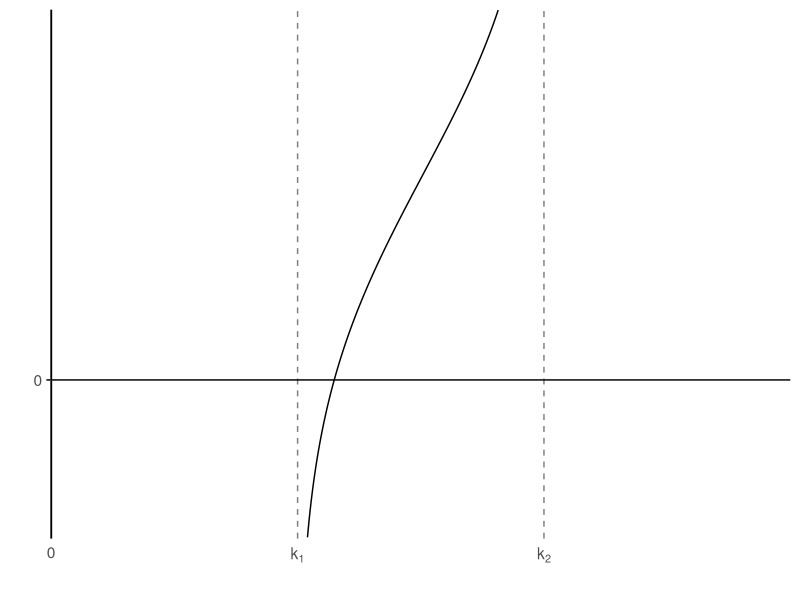

R code for this plot: (Note: this script raises an error after producing the figure.)
## ---- chunk 1

# Load packages
packages <- c("dplyr", "ggplot2", "ggrepel", "RColorBrewer", "reshape2", "extrafont")
lapply(packages, require, character.only = TRUE)
rm(packages)

# Define paths
loc_appA = file.path(getwd(), "result", "appendix_A")

# Graphic parameter
scale_graph = 1920/1080
red = brewer.pal(8, "Set1")[1]

## ---- chunk 2

g = function(k, sigma, ks){
  
  k1 = ks[1]
  k2 = ks[2]
  
  G = log((k/k1-1)/((k/k2)^((sigma-1)/sigma)-1))
  return(G)
}

## ---- chunk 3

# Create a dataframe with only x values
df = data.frame("inter" = seq(0, 10, length.out = 10000))

# 4 cases
sigmas = c(0.8, 1.2)
ks = list(c(1, 2), c(2,1))

# Generate g function for each cases
df = df %>% 
  mutate(g1 = g(inter, sigmas[1], ks[[1]]),
         g2 = g(inter, sigmas[1], ks[[2]]),
         g3 = g(inter, sigmas[2], ks[[1]]),
         g4 = g(inter, sigmas[2], ks[[2]])) %>% 
  melt(id.vars = "inter")

## ---- chunk 4

## Core
g_function_graph_a = df %>%
  subset(variable == "g1") %>% 
  
  ggplot(aes(x = inter, y = value)) +
  geom_hline(yintercept = 0) +
  scale_x_continuous(name = "", breaks = c(0, 1, 2), labels = c(0, expression(k[1]), expression(k[2])),
                     limits = c(0,3), expand = c(0,0)) + 
  scale_y_continuous(name = "", breaks = 0, labels = 0,
                      limits = c(-1.5,3.5), expand = c(0,0)) +
  theme_classic(base_size = 14) +
  theme(axis.line.x = element_blank(), axis.ticks.x = element_blank())

## Paper version
g_function_graph_a +
  geom_line(color = "black") +
  geom_vline(xintercept = 1, color = "black", linetype = "dashed", alpha = 0.5) +
  geom_vline(xintercept = 2, color = "black", linetype = "dashed", alpha = 0.5) +
  ggsave(file.path(loc_appA, "function_g", "graph_a.png"), width = 7, height = 7*2/3)

## Color version
g_function_graph_a +
  geom_line(color = red) +
  geom_vline(xintercept = 1, color = red, linetype = "dashed", alpha = 0.5) +
  geom_vline(xintercept = 2, color = red, linetype = "dashed", alpha = 0.5) +
  ggsave(file.path(loc_appA, "function_g", "graph_a_color.png"), width = 7, height = 7*2/3)

## ---- chunk 5

## Core
g_function_graph_b = df %>%
  subset(variable == "g2") %>% 
  
  ggplot(aes(x = inter, y = value)) +
  geom_hline(yintercept = 0) +
  scale_x_continuous(name = "", breaks = c(0, 1, 2), labels = c(0, expression(k[2]), expression(k[1])),
                     limits = c(0,3), expand = c(0,0)) + 
  scale_y_continuous(name = "", breaks = 0, labels = 0,
                      limits = c(-1.5,3.5), expand = c(0,0)) +
  theme_classic(base_size = 14) +
  theme(axis.line.x = element_blank(), axis.ticks.x = element_blank())

## Paper version
g_function_graph_b +
  geom_line(color = "black") +
  geom_vline(xintercept = 1, color = "black", linetype = "dashed", alpha = 0.5) +
  geom_vline(xintercept = 2, color = "black", linetype = "dashed", alpha = 0.5) +
  ggsave(file.path(loc_appA, "function_g", "graph_b.png"), width = 7, height = 7*2/3)

## Color version
g_function_graph_b +
  geom_line(color = red) +
  geom_vline(xintercept = 1, color = red, linetype = "dashed", alpha = 0.5) +
  geom_vline(xintercept = 2, color = red, linetype = "dashed", alpha = 0.5) +
  ggsave(file.path(loc_appA, "function_g", "graph_b_color.png"), width = 7, height = 7*2/3)

## ---- chunk 6

## Core
g_function_graph_c = df %>%
  subset(variable == "g3") %>% 
  
  ggplot(aes(x = inter, y = value)) +
  geom_hline(yintercept = 0) +
  scale_x_continuous(name = "", breaks = c(0, 1, 2), labels = c(0, expression(k[1]), expression(k[2])),
                     limits = c(0,7), expand = c(0,0)) + 
  scale_y_continuous(name = "", breaks = 0, labels = 0,
                      limits = c(-2,5), expand = c(0,0)) +
  coord_cartesian() + 
  theme_classic(base_size = 14) +
  theme(axis.line.x = element_blank(), axis.ticks.x = element_blank())

## Paper version
g_function_graph_c +
  geom_line(color = "black") +
  geom_vline(xintercept = 1, color = "black", linetype = "dashed", alpha = 0.5) +
  geom_vline(xintercept = 2, color = "black", linetype = "dashed", alpha = 0.5) +
  ggsave(file.path(loc_appA, "function_g", "graph_c.png"), width = 7, height = 7*2/3)
  
## Color version
g_function_graph_c +
  geom_line(color = red) +
  geom_vline(xintercept = 1, color = red, linetype = "dashed", alpha = 0.5) +
  geom_vline(xintercept = 2, color = red, linetype = "dashed", alpha = 0.5) +
  ggsave(file.path(loc_appA, "function_g", "graph_c_color.png"), width = 7, height = 7*2/3)

## ---- chunk 7

## Core
g_function_graph_d = df %>%
  subset(variable == "g4") %>% 
  
  ggplot(aes(x = inter, y = value)) +
  geom_hline(yintercept = 0) +
  scale_x_continuous(name = "", breaks = c(0, 1, 2), labels = c(0, expression(k[2]), expression(k[1])),
                     limits = c(0,7), expand = c(0,0)) + 
  scale_y_continuous(name = "", breaks = 0, labels = 0,
                      limits = c(-2,5), expand = c(0,0)) +
  coord_cartesian() + 
  theme_classic(base_size = 14) +
  theme(axis.line.x = element_blank(), axis.ticks.x = element_blank())

## Paper version
g_function_graph_d +
  geom_line(color = "black") +
  geom_vline(xintercept = 1, color = "black", linetype = "dashed", alpha = 0.5) +
  geom_vline(xintercept = 2, color = "black", linetype = "dashed", alpha = 0.5) +
  ggsave(file.path(loc_appA, "function_g", "graph_d.png"), width = 7, height = 7*2/3)

## Color version
g_function_graph_d +
  geom_line(color = red) +
  geom_vline(xintercept = 1, color = red, linetype = "dashed", alpha = 0.5) +
  geom_vline(xintercept = 2, color = red, linetype = "dashed", alpha = 0.5) +
  ggsave(file.path(loc_appA, "function_g", "graph_d_color.png"), width = 7, height = 7*2/3)

## ---- chunk 8

h = function(k, sigma, phi, gamma){
  H = (sigma + (1-phi)/phi * (1-gamma*(1-sigma))/gamma * k^((1-sigma)/sigma))^(-1)
  return(H)
}

## ---- chunk 9
# Interval vector
inter = seq(0.001, 100, by = 0.001)

# 3 cases
sigmas = c(0.25, 0.8, 1.2)
phi = 0.3 # Average value of phi for France and the United-States
gamma = 0.5 # Value from calibration

# Empty data frame
df = data.frame(matrix(ncol = 3, nrow = 0)) %>% 
  setNames(c("inter", "sigma", "value"))

# Loop
for(i in c(1:3)){
    
    df = cbind(inter, "sigma" = sigmas[i], "value" = h(inter, sigmas[i], phi, gamma)) %>% 
      as.data.frame() %>% 
      rbind(df)
    
}
## ---- chunk 10

# Value of sigma in this case
sigma_1 = 0.25

## Core
h_function_graph_1 = df %>% 
  subset(sigma == 0.25) %>% 
  
  ggplot(aes(x = inter, y = value)) +
  scale_x_continuous(name = "", breaks = 0, labels = 0, limits = c(0, 1.5), expand = c(0,0)) +
  scale_y_continuous(name = "", breaks = c(0, 1/sigma_1), labels = c(0, expression(frac(1,sigma))),
                     limits = c(0, 1/sigma_1*1.05), expand = c(0,0)) +
  theme_classic(base_size = 14)

## Paper version
h_function_graph_1 +
  geom_line(color = "black") +
  geom_hline(yintercept = 1/sigma_1, linetype = "dashed", color = "black", alpha = 0.5) +
  ggsave(file.path(loc_appA, "function_h", "graph_1.png"), width = 5, height = 5)

## Color version
h_function_graph_1 +
  geom_line(color = red) +
  geom_hline(yintercept = 1/sigma_1, linetype = "dashed", color = red, alpha = 0.5) +
  ggsave(file.path(loc_appA, "function_h", "graph_1_color.png"), width = 5, height = 5)
  

## ---- chunk 11

# Value of sigma in this case
sigma_2 = 0.8

## Core
h_function_graph_2 = df %>% 
  subset(sigma == sigma_2) %>% 
  
  ggplot(aes(x = inter, y = value)) +
  scale_x_continuous(name = "", breaks = 0, labels = 0, limits = c(0, 1.5), expand = c(0,0)) +
  scale_y_continuous(name = "", breaks = c(0, 1/sigma_2), labels = c(0, expression(frac(1,sigma))),
                     limits = c(0, 1/sigma_2*1.05), expand = c(0,0)) +
  theme_classic(base_size = 14)

## Paper version
h_function_graph_2 +
  geom_line(color = "black") +
  geom_hline(yintercept = 1/sigma_2, linetype = "dashed", color = "black", alpha = 0.5) +
  ggsave(file.path(loc_appA, "function_h", "graph_2.png"), width = 5, height = 5)
  
## Color version
h_function_graph_2 +
  geom_line(color = red) +
  geom_hline(yintercept = 1/sigma_2, linetype = "dashed", color = red, alpha = 0.5) +
  ggsave(file.path(loc_appA, "function_h", "graph_2_color.png"), width = 5, height = 5)

## ---- chunk 12

# Value of sigma in this case
sigma_3 = 1.2

## Core
h_function_graph_3 = df %>% 
  subset(sigma == sigma_3) %>% 
  
  ggplot(aes(x = inter, y = value)) +
  scale_x_continuous(name = "", breaks = 0, labels = 0, limits = c(0, 1.5), expand = c(0,0)) +
  scale_y_continuous(name = "",
                     breaks = c(0, 1/sigma_3), labels = c(0, expression(frac(1,sigma))),
                     limits = c(0, 1/sigma_3*1.05), expand = c(0,0)) +
  theme_classic(base_size = 14)

## Paper version
h_function_graph_3 +
  geom_line(color = "black") +
  geom_hline(yintercept = 1/sigma_3, linetype = "dashed", color = "black", alpha = 0.5) +
  ggsave(file.path(loc_appA, "function_h", "graph_3.png"), width = 5, height = 5)

## Color version
h_function_graph_3 +
  geom_line(color = red) +
  geom_hline(yintercept = 1/sigma_3, linetype = "dashed", color = red, alpha = 0.5) +
  ggsave(file.path(loc_appA, "function_h", "graph_3_color.png"), width = 5, height = 5)

## ---- chunk 13
# Ranges
sigma_range = c(1.1, 1.2, 1.3, 1.5, 1.7)
k1 = 1
k2_range = k1*c(1.1, 3, 5)
gamma = 0.5
phi = 0.3

# Interval
inter = seq(0.001, 30, 0.001)

# Empty data frame
result = data.frame(matrix(ncol = 4, nrow = 0)) %>% 
  setNames(c("inter", "sigma", "k2", "value"))

# Loop to compute g function
for(k2 in k2_range){
  for(sigma in sigma_range){
   
   g = function(k, sigma, k1, k2){
      G = log((k/k1-1)/((k/k2)^((sigma-1)/sigma)-1))
      return(G)
   }
   
   h = function(k, sigma, k1, phi, gamma){
     H = (sigma + (1-phi)/phi*(1-gamma*(1-sigma))/gamma*k^((1-sigma)/sigma))^(-1)
     return(H)
   }
   
   result = cbind(inter, sigma, k2, "value" = g(inter, sigma, k1, k2),
                  "value_h" = h(inter, sigma, k1, phi, gamma)) %>% 
     rbind(result)
   
  }
}

result = as.data.frame(result)

# Compute bound and violation as a logic variable
result = result %>% 
  # subset(inter > k2) %>% 
   mutate(bound = 1/as.numeric(as.character(sigma)),
          violation = ifelse(bound > value, TRUE, FALSE),
          sigma = as.factor(sigma),
          k2 = as.factor(k2))

# Values for all k > k2
result_after = result %>% 
  subset(inter > as.numeric(as.character(k2)))

# Values for all k<= k2
result_before = result %>% 
  subset(inter <= as.numeric(as.character(k2)))

# Check if g and h intersect
sum(result_after$violation, na.rm = TRUE) # If =  0, then do not intersect after k2
## ---- chunk 14
# Show minimum k on (k2, +infinity)
min_val = result_after %>%  
  group_by(sigma, k2) %>% 
  summarise(min(value), min(bound)) %>% 
  setNames(c("sigma", "k2", "min_k", "min_x"))
min_val
## ---- chunk 15
# Pull the minimum value of X for each possible couples (sigma, k2)
x_bound = min_val %>% pull("min_x")

## Core
uniqc_graph_1 = result_after %>%  
  
  ggplot(aes(x = inter, y = value)) +
  geom_line(aes(color = sigma)) +
  # Limit in +infinity of the h function
  geom_hline(data = min_val, aes(yintercept = x_bound, color = sigma), linetype = "dashed") +
  # Wrap
  facet_wrap(k2 ~ ., labeller = label_bquote(nu == .(as.numeric(as.character(k2))))) +
  # Axis
  scale_x_continuous(breaks = 0, limits = c(0, 10), expand = c(0,0)) +
  scale_y_continuous(breaks = c(0,1), limits = c(0, 5), expand = c(0,0)) +
  # Graphic parameters
  theme_classic(base_size = 14) +
  theme(legend.position = "right") +
  labs(x = "", y = "")

## Paper version
uniqc_graph_1 +
  scale_color_grey(name = bquote(sigma), start = 0.2, end = 0.8) +
  ggsave(file.path(loc_appA, "uniqueness", "gc_after.png"), width = scale_graph*5, height = scale_graph*5/3)

## Color version
uniqc_graph_1 +
  scale_color_manual(name = bquote(sigma), values = brewer.pal(8, "Set1")) +
  ggsave(file.path(loc_appA, "uniqueness", "gc_after_color.png"), width = scale_graph*5, height = scale_graph*5/3)

## ---- chunk 16

uniqc_graph_2 = result_before %>% 
  
  ggplot(aes(x = inter, y = value)) +
  geom_line(aes(color = sigma)) +
  # Limit in +infinity of the h function (not very useful on this graph)
  geom_hline(data = min_val, aes(yintercept = x_bound, color = sigma), linetype = "dashed") +
  # Wrap
  facet_wrap(k2 ~ ., labeller = label_bquote(nu == .(as.numeric(as.character(k2))))) +
  # Axis
  scale_x_continuous(breaks = c(0,1), limits = c(0, 1), expand = c(0,0)) +
  scale_y_continuous(breaks = c(0,1), limits = c(0, 2), expand = c(0,0)) +
  # Graphic parameters
  theme_classic(base_size = 14) +
  theme(legend.position = "right") +
  labs(x = "", y = "")

## Paper version
uniqc_graph_2 +
  scale_color_grey(name = bquote(sigma), start = 0.2, end  = 0.8) +
  ggsave(file.path(loc_appA, "uniqueness", "gc_before.png"), width = scale_graph*5, height = scale_graph*5/3)

## Color version
uniqc_graph_2 +
  scale_color_manual(name = bquote(sigma), values = brewer.pal(8, "Set1")) +
  ggsave(file.path(loc_appA, "uniqueness", "gc_before_color.png"), width = scale_graph*5, height = scale_graph*5/3)

## ---- chunk 17

## Core
uniqc_graph_3 = result_before %>% 
  
  ggplot(aes(x = inter, color = sigma)) +
  # g function
  geom_line(aes(y = value)) +
  # h function
  geom_line(aes(y = value_h), linetype = "dashed") +
  # Limit in +infinity of the h function
  geom_hline(data = min_val, aes(yintercept = x_bound, color = sigma), linetype = "dotted") +
  # Wrap
  facet_wrap(k2 ~ ., labeller = label_bquote(nu == .(as.numeric(as.character(k2))))) +
  # Axis
  scale_x_continuous(breaks = c(0,1), limits = c(0, 1), expand = c(0,0)) +
  scale_y_continuous(breaks = c(0,1), limits = c(0, 2), expand = c(0,0)) +
  # Graphic parameters
  theme_classic(base_size = 14) +
  theme(legend.position = "right") +
  labs(x = "", y = "")

## Paper version
uniqc_graph_3 +
  scale_color_grey(name = bquote(sigma), start = 0.2, end = 0.8) +
  ggsave(file.path(loc_appA, "uniqueness", "gc_before_all.png"), width = scale_graph*5, height = scale_graph*5/3)

## Color version
uniqc_graph_3 +
  scale_color_manual(name = bquote(sigma), values = brewer.pal(8, "Set1")) +
  ggsave(file.path(loc_appA, "uniqueness", "gc_before_all_color.png"), width = scale_graph*5, height = scale_graph*5/3)

## ---- chunk 18

## Core
uniqc_graph_4 = result %>% 
  
  ggplot(aes(x = inter, color = sigma)) +
  # g function
  geom_line(aes(y = value)) +
  # h function
  geom_line(aes(y = value_h), linetype = "dashed") +
  # Limit in +infinity of the h function
  geom_hline(data = min_val, aes(yintercept = x_bound, color = sigma), linetype = "dotted") +
  # Wrap
  facet_wrap(k2 ~ ., labeller = label_bquote(nu == .(as.numeric(as.character(k2))))) +
  # Axis
  scale_x_continuous(breaks = 0, limits = c(0, 10), expand = c(0,0)) +
  scale_y_continuous(breaks = c(0,1), limits = c(0, 5), expand = c(0,0)) +
  # Graphic parameters
  theme_classic(base_size = 14) +
  theme(legend.position = "right") +
  labs(x = "", y = "")

## Paper version
uniqc_graph_4 +
  scale_color_grey(name = bquote(sigma), start = 0.2, end = 0.8) +
  ggsave(file.path(loc_appA, "uniqueness", "gc_all.png"), width = scale_graph*5, height = scale_graph*5/3)

## Core version
uniqc_graph_4 +
  scale_color_manual(name = bquote(sigma), values = brewer.pal(8, "Set1")) +
  ggsave(file.path(loc_appA, "uniqueness", "gc_all_color.png"), width = scale_graph*5, height = scale_graph*5/3)

## ---- chunk 19
# Ranges
sigma_range = c(1.1, 1.2, 1.3, 1.5, 1.7)
k1 = 1
k2_range = k1*c(0.3, 0.6, 0.9)
gamma = 0.5
phi = 0.3

# Interval
inter = seq(0.001, 30, 0.001)

# Empty data frame
result = data.frame(matrix(ncol = 4, nrow = 0)) %>% 
  setNames(c("inter", "sigma", "k2", "value"))

# Loop to compute g function
for(k2 in k2_range){
  for(sigma in sigma_range){
   
   g = function(k, sigma, k1, k2){
      G = log((k/k1-1)/((k/k2)^((sigma-1)/sigma)-1))
      return(G)
   }
   
   h = function(k, sigma, k1, phi, gamma){
     H = (sigma + (1-phi)/phi*(1-gamma*(1-sigma))/gamma*k^((1-sigma)/sigma))^(-1)
     return(H)
   }
   
   result = cbind(inter, sigma, k2, "value" = g(inter, sigma, k1, k2),
                  "value_h" = h(inter, sigma, k1, phi, gamma)) %>% 
     rbind(result)
   
  }
}

result = as.data.frame(result)

# Compute bound and violation logic
result = result %>% 
  # subset(inter > k2) %>% 
   mutate(bound = 1/as.numeric(as.character(sigma)),
          violation = ifelse(bound > value, TRUE, FALSE),
          h_over_g = ifelse(value < value_h, TRUE, FALSE),
          sigma = as.factor(sigma),
          k2 = as.factor(k2))

result_after = result %>% 
  subset(inter > as.numeric(as.character(k2)))

result_before = result %>% 
  subset(inter <= as.numeric(as.character(k2)))

# Check if g and h intersect
sum(result_after$h_over_g, na.rm = TRUE) # If =  0, then do not intersect after k2
## ---- chunk 20
# Show minimum k on (k2, +infinity)
min_val = result_after %>%  
  group_by(sigma, k2) %>% 
  summarise(min(value), min(bound)) %>% 
  setNames(c("sigma", "k2", "min_k", "min_x"))
min_val

x_bound = min_val %>% pull("min_x")
## ---- chunk 21

## Core
uniqd_graph = result %>% 
  
  ggplot(aes(x = inter, color = sigma)) +
  # g function
  geom_line(aes(y = value)) +
  # h function
  geom_line(aes(y = value_h), linetype = "dashed") +
  # Limit in +infinity of the h function
  geom_hline(data = min_val, aes(yintercept = x_bound, color = sigma), linetype = "dotted") +
  # Wrap
  facet_wrap(k2 ~ ., labeller = label_bquote(nu == .(as.numeric(as.character(k2))))) +
  # Axis
  scale_x_continuous(breaks = 0, limits = c(0, 10), expand = c(0,0)) +
  scale_y_continuous(breaks = c(0,1), limits = c(0, 5), expand = c(0,0)) +
  # Graphic parameters
  theme_classic(base_size = 14) +
  theme(legend.position = "right") +
  labs(x = "", y = "")

## Paper version
uniqd_graph +
  scale_color_grey(name = bquote(sigma), start = 0.2, end  = 0.8) +
  ggsave(file.path(loc_appA, "uniqueness", "gd_all.png"), width = scale_graph*5, height = scale_graph*5/3)

## Color version
uniqd_graph +
  scale_color_manual(name = bquote(sigma), values = brewer.pal(8, "Set1")) +
  ggsave(file.path(loc_appA, "uniqueness", "gd_all_color.png"), width = scale_graph*5, height = scale_graph*5/3)

